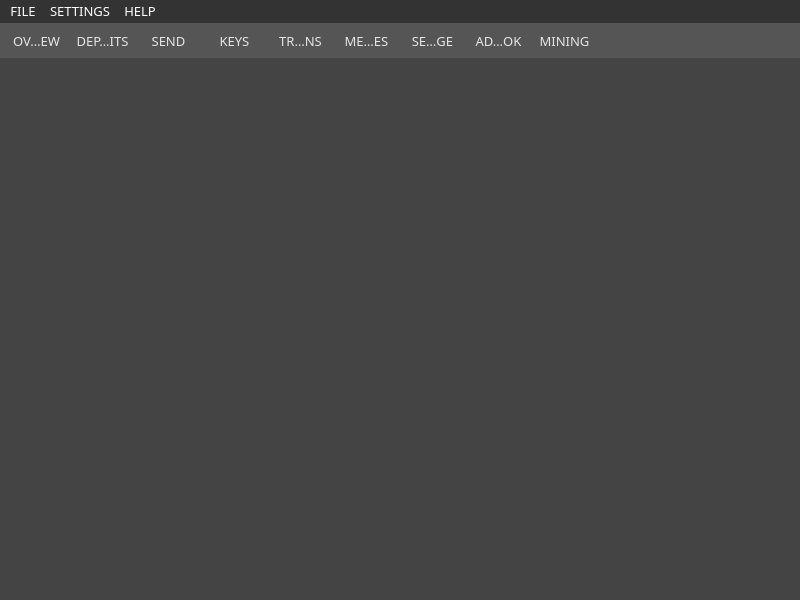
<?xml version="1.0" encoding="UTF-8"?>
<ui version="4.0">
 <class>MainWindow</class>
 <widget class="QMainWindow" name="MainWindow">
  <property name="geometry">
   <rect>
    <x>0</x>
    <y>0</y>
    <width>800</width>
    <height>600</height>
   </rect>
  </property>
  <property name="sizePolicy">
   <sizepolicy hsizetype="Preferred" vsizetype="Preferred">
    <horstretch>0</horstretch>
    <verstretch>0</verstretch>
   </sizepolicy>
  </property>
  <property name="minimumSize">
   <size>
    <width>0</width>
    <height>0</height>
   </size>
  </property>
  <property name="maximumSize">
   <size>
    <width>16777215</width>
    <height>16777215</height>
   </size>
  </property>
  <property name="font">
   <font>
    <family>Open Sans</family>
    <pointsize>9</pointsize>
   </font>
  </property>
  <property name="windowTitle">
   <string>MainWindow</string>
  </property>
  <property name="windowIcon">
   <iconset resource="../../resources.qrc">
    <normaloff>:/images/cryptonote</normaloff>:/images/cryptonote</iconset>
  </property>
  <property name="styleSheet">
   <string notr="true">background-color: #444; color: #e5e5e5;</string>
  </property>
  <widget class="QWidget" name="centralwidget">
   <layout class="QHBoxLayout" name="horizontalLayout">
    <property name="spacing">
     <number>0</number>
    </property>
    <property name="leftMargin">
     <number>0</number>
    </property>
    <property name="topMargin">
     <number>0</number>
    </property>
    <property name="rightMargin">
     <number>0</number>
    </property>
    <property name="bottomMargin">
     <number>0</number>
    </property>
    <item>
     <widget class="WalletGui::WelcomeFrame" name="m_welcomeFrame">
      <property name="frameShape">
       <enum>QFrame::NoFrame</enum>
      </property>
      <property name="frameShadow">
       <enum>QFrame::Raised</enum>
      </property>
      <property name="lineWidth">
       <number>0</number>
      </property>
     </widget>
    </item>
    <item>
     <widget class="WalletGui::MiningFrame" name="m_miningFrame">
      <property name="frameShape">
       <enum>QFrame::NoFrame</enum>
      </property>
      <property name="frameShadow">
       <enum>QFrame::Raised</enum>
      </property>
      <property name="lineWidth">
       <number>0</number>
      </property>
     </widget>
    </item>
    <item>
     <widget class="WalletGui::OverviewFrame" name="m_overviewFrame">
      <property name="frameShape">
       <enum>QFrame::NoFrame</enum>
      </property>
      <property name="frameShadow">
       <enum>QFrame::Raised</enum>
      </property>
     </widget>
    </item>
    <item>
     <widget class="WalletGui::SendFrame" name="m_sendFrame">
      <property name="frameShape">
       <enum>QFrame::NoFrame</enum>
      </property>
      <property name="frameShadow">
       <enum>QFrame::Raised</enum>
      </property>
     </widget>
    </item>
    <item>
     <widget class="WalletGui::ReceiveFrame" name="m_receiveFrame">
      <property name="frameShape">
       <enum>QFrame::NoFrame</enum>
      </property>
      <property name="frameShadow">
       <enum>QFrame::Raised</enum>
      </property>
     </widget>
    </item>
    <item>
     <widget class="WalletGui::TransactionsFrame" name="m_transactionsFrame">
      <property name="frameShape">
       <enum>QFrame::NoFrame</enum>
      </property>
      <property name="frameShadow">
       <enum>QFrame::Raised</enum>
      </property>
     </widget>
    </item>
    <item>
     <widget class="WalletGui::AddressBookFrame" name="m_addressBookFrame">
      <property name="frameShape">
       <enum>QFrame::NoFrame</enum>
      </property>
      <property name="frameShadow">
       <enum>QFrame::Raised</enum>
      </property>
     </widget>
    </item>
    <item>
     <widget class="WalletGui::MessagesFrame" name="m_messagesFrame">
      <property name="frameShape">
       <enum>QFrame::NoFrame</enum>
      </property>
      <property name="frameShadow">
       <enum>QFrame::Raised</enum>
      </property>
     </widget>
    </item>
    <item>
     <widget class="WalletGui::SendMessageFrame" name="m_sendMessageFrame">
      <property name="frameShape">
       <enum>QFrame::NoFrame</enum>
      </property>
      <property name="frameShadow">
       <enum>QFrame::Raised</enum>
      </property>
     </widget>
    </item>
    <item>
     <widget class="WalletGui::DepositsFrame" name="m_depositsFrame">
      <property name="frameShape">
       <enum>QFrame::NoFrame</enum>
      </property>
      <property name="frameShadow">
       <enum>QFrame::Raised</enum>
      </property>
     </widget>
    </item>
   </layout>
  </widget>
  <widget class="QMenuBar" name="menubar">
   <property name="geometry">
    <rect>
     <x>0</x>
     <y>0</y>
     <width>800</width>
     <height>23</height>
    </rect>
   </property>
   <property name="font">
    <font>
     <family>Source Sans Pro</family>
     <pointsize>10</pointsize>
    </font>
   </property>
   <property name="styleSheet">
    <string notr="true">background-color: #333; color: #fff;</string>
   </property>
   <widget class="QMenu" name="menuFile">
    <property name="title">
     <string>FILE</string>
    </property>
    <addaction name="m_createWalletAction"/>
    <addaction name="m_openWalletAction"/>
    <addaction name="m_backupWalletAction"/>
    <addaction name="m_resetAction"/>
    <addaction name="separator"/>
    <addaction name="m_importKeyAction"/>
    <addaction name="m_importSecretKeysAction"/>
    <addaction name="m_seedAction"/>
    <addaction name="separator"/>
    <addaction name="m_exitAction"/>
   </widget>
   <widget class="QMenu" name="menuSettings">
    <property name="title">
     <string>SETTINGS</string>
    </property>
    <addaction name="m_encryptWalletAction"/>
    <addaction name="m_consolidateAction"/>
    <addaction name="m_changePasswordAction"/>
    <addaction name="m_ConnectionAction"/>
    <addaction name="separator"/>
    <addaction name="m_startOnLoginAction"/>
    <addaction name="m_minimizeToTrayAction"/>
    <addaction name="m_closeToTrayAction"/>
   </widget>
   <widget class="QMenu" name="menuHelp">
    <property name="title">
     <string>HELP</string>
    </property>
    <addaction name="m_aboutCryptonoteAction"/>
    <addaction name="m_aboutQtAction"/>
   </widget>
   <addaction name="menuFile"/>
   <addaction name="menuSettings"/>
   <addaction name="menuHelp"/>
  </widget>
  <widget class="QToolBar" name="toolBar">
   <property name="minimumSize">
    <size>
     <width>0</width>
     <height>0</height>
    </size>
   </property>
   <property name="font">
    <font>
     <family>Source Sans Pro</family>
     <pointsize>10</pointsize>
     <weight>75</weight>
     <bold>true</bold>
    </font>
   </property>
   <property name="windowTitle">
    <string>toolBar</string>
   </property>
   <property name="styleSheet">
    <string notr="true">border: 0px; padding: 3px; width: 56px; background-color: #555;

</string>
   </property>
   <property name="movable">
    <bool>false</bool>
   </property>
   <property name="iconSize">
    <size>
     <width>24</width>
     <height>36</height>
    </size>
   </property>
   <attribute name="toolBarArea">
    <enum>TopToolBarArea</enum>
   </attribute>
   <attribute name="toolBarBreak">
    <bool>false</bool>
   </attribute>
   <addaction name="m_overviewAction"/>
   <addaction name="m_depositsAction"/>
   <addaction name="m_sendAction"/>
   <addaction name="m_receiveAction"/>
   <addaction name="m_transactionsAction"/>
   <addaction name="m_messagesAction"/>
   <addaction name="m_sendMessageAction"/>
   <addaction name="m_addressBookAction"/>
   <addaction name="m_miningAction"/>
  </widget>
  <widget class="QStatusBar" name="statusBar">
   <property name="font">
    <font>
     <family>Open Sans</family>
    </font>
   </property>
   <property name="styleSheet">
    <string notr="true">padding: 5px;</string>
   </property>
  </widget>
  <action name="m_overviewAction">
   <property name="checkable">
    <bool>true</bool>
   </property>
   <property name="enabled">
    <bool>true</bool>
   </property>
   <property name="icon">
    <iconset resource="../../resources.qrc">
     <normaloff>:/icons/home-icon.png</normaloff>:/icons/home-icon.png</iconset>
   </property>
   <property name="text">
    <string>OVERVIEW</string>
   </property>
   <property name="font">
    <font>
     <family>Source Sans Pro</family>
     <pointsize>10</pointsize>
    </font>
   </property>
  </action>
  <action name="m_sendAction">
   <property name="checkable">
    <bool>true</bool>
   </property>
   <property name="enabled">
    <bool>true</bool>
   </property>
   <property name="icon">
    <iconset resource="../../resources.qrc">
     <normaloff>:/icons/icon-send.png</normaloff>:/icons/icon-send.png</iconset>
   </property>
   <property name="text">
    <string>SEND</string>
   </property>
   <property name="font">
    <font>
     <family>Source Sans Pro</family>
     <pointsize>10</pointsize>
    </font>
   </property>
  </action>
  <action name="m_receiveAction">
   <property name="checkable">
    <bool>true</bool>
   </property>
   <property name="enabled">
    <bool>true</bool>
   </property>
   <property name="icon">
    <iconset resource="../../resources.qrc">
     <normaloff>:/icons/icon-keys.png</normaloff>:/icons/icon-keys.png</iconset>
   </property>
   <property name="text">
    <string>KEYS</string>
   </property>
   <property name="font">
    <font>
     <family>Source Sans Pro</family>
     <pointsize>10</pointsize>
    </font>
   </property>
  </action>
  <action name="m_transactionsAction">
   <property name="checkable">
    <bool>true</bool>
   </property>
   <property name="enabled">
    <bool>true</bool>
   </property>
   <property name="icon">
    <iconset resource="../../resources.qrc">
     <normaloff>:/icons/icon-tx.png</normaloff>:/icons/icon-tx.png</iconset>
   </property>
   <property name="text">
    <string>TRANSACTIONS</string>
   </property>
   <property name="font">
    <font>
     <family>Source Sans Pro</family>
     <pointsize>10</pointsize>
    </font>
   </property>
  </action>
  <action name="m_exitAction">
   <property name="enabled">
    <bool>true</bool>
   </property>
   <property name="text">
    <string>Exit</string>
   </property>
   <property name="shortcut">
    <string>Ctrl+Q</string>
   </property>
  </action>
  <action name="m_addressBookAction">
   <property name="checkable">
    <bool>true</bool>
   </property>
   <property name="enabled">
    <bool>true</bool>
   </property>
   <property name="icon">
    <iconset resource="../../resources.qrc">
     <normaloff>:/icons/icon-address.png</normaloff>:/icons/icon-address.png</iconset>
   </property>
   <property name="text">
    <string>ADDRESS BOOK</string>
   </property>
   <property name="font">
    <font>
     <family>Source Sans Pro</family>
     <pointsize>10</pointsize>
    </font>
   </property>
  </action>
  <action name="m_createWalletAction">
   <property name="enabled">
    <bool>true</bool>
   </property>
   <property name="text">
    <string>Create wallet</string>
   </property>
  </action>
  <action name="m_openWalletAction">
   <property name="enabled">
    <bool>true</bool>
   </property>
   <property name="text">
    <string>Open wallet</string>
   </property>
  </action>
  <action name="m_encryptWalletAction">
   <property name="enabled">
    <bool>true</bool>
   </property>
   <property name="text">
    <string>Encrypt wallet</string>
   </property>
  </action>
  <action name="m_changePasswordAction">
   <property name="enabled">
    <bool>true</bool>
   </property>
   <property name="text">
    <string>Change password</string>
   </property>
   <property name="toolTip">
    <string>Change password</string>
   </property>
  </action>
  <action name="m_aboutCryptonoteAction">
   <property name="enabled">
    <bool>true</bool>
   </property>
   <property name="text">
    <string>About</string>
   </property>
  </action>
  <action name="m_aboutQtAction">
   <property name="enabled">
    <bool>true</bool>
   </property>
   <property name="text">
    <string>About Qt</string>
   </property>
  </action>
  <action name="m_backupWalletAction">
   <property name="enabled">
    <bool>true</bool>
   </property>
   <property name="text">
    <string>Backup wallet</string>
   </property>
  </action>
  <action name="m_startOnLoginAction">
   <property name="checkable">
    <bool>true</bool>
   </property>
   <property name="text">
    <string>Start on system login</string>
   </property>
  </action>
  <action name="m_minimizeToTrayAction">
   <property name="checkable">
    <bool>true</bool>
   </property>
   <property name="text">
    <string>Minimize to tray</string>
   </property>
  </action>
  <action name="m_closeToTrayAction">
   <property name="checkable">
    <bool>true</bool>
   </property>
   <property name="text">
    <string>Close to tray</string>
   </property>
  </action>
  <action name="m_messagesAction">
   <property name="checkable">
    <bool>true</bool>
   </property>
   <property name="icon">
    <iconset resource="../../resources.qrc">
     <normaloff>:/icons/icon-messages.png</normaloff>:/icons/icon-messages.png</iconset>
   </property>
   <property name="text">
    <string>MESSAGES</string>
   </property>
   <property name="font">
    <font>
     <family>Source Sans Pro</family>
     <pointsize>10</pointsize>
    </font>
   </property>
  </action>
  <action name="m_sendMessageAction">
   <property name="checkable">
    <bool>true</bool>
   </property>
   <property name="icon">
    <iconset resource="../../resources.qrc">
     <normaloff>:/icons/icon-sendmsg.png</normaloff>:/icons/icon-sendmsg.png</iconset>
   </property>
   <property name="text">
    <string>SEND MESSAGE</string>
   </property>
   <property name="font">
    <font>
     <family>Source Sans Pro</family>
     <pointsize>10</pointsize>
    </font>
   </property>
  </action>
  <action name="m_importKeyAction">
   <property name="text">
    <string>Import GUI key</string>
   </property>
  </action>
  <action name="m_miningAction">
   <property name="checkable">
    <bool>true</bool>
   </property>
   <property name="icon">
    <iconset resource="../../resources.qrc">
     <normaloff>:/icons/icon-mining.png</normaloff>:/icons/icon-mining.png</iconset>
   </property>
   <property name="text">
    <string>MINING</string>
   </property>
   <property name="font">
    <font>
     <family>Source Sans Pro</family>
     <pointsize>10</pointsize>
    </font>
   </property>
  </action>
  <action name="m_depositsAction">
   <property name="checkable">
    <bool>true</bool>
   </property>
   <property name="icon">
    <iconset resource="../../resources.qrc">
     <normaloff>:/icons/icon-deposit.png</normaloff>:/icons/icon-deposit.png</iconset>
   </property>
   <property name="text">
    <string>DEPOSITS</string>
   </property>
   <property name="font">
    <font>
     <family>Source Sans Pro</family>
     <pointsize>10</pointsize>
    </font>
   </property>
  </action>
  <action name="m_resetAction">
   <property name="text">
    <string>Reset wallet</string>
   </property>
   <property name="toolTip">
    <string>Reset wallet</string>
   </property>
  </action>
  <action name="m_importSecretKeysAction">
   <property name="text">
    <string>Import spend/view key</string>
   </property>
  </action>
  <action name="m_seedAction">
   <property name="text">
    <string>Import mnemonic seed</string>
   </property>
  </action>
  <action name="m_ConnectionAction">
   <property name="text">
    <string>Connection settings</string>
   </property>
  </action>
  <action name="m_consolidateAction">
   <property name="text">
    <string>Consolidate wallet</string>
   </property>
  </action>
 </widget>
 <customwidgets>
  <customwidget>
   <class>WalletGui::MiningFrame</class>
   <extends>QFrame</extends>
   <header>gui/MiningFrame.h</header>
   <container>1</container>
  </customwidget>
  <customwidget>
   <class>WalletGui::OverviewFrame</class>
   <extends>QFrame</extends>
   <header>gui/OverviewFrame.h</header>
   <container>1</container>
  </customwidget>
  <customwidget>
   <class>WalletGui::SendFrame</class>
   <extends>QFrame</extends>
   <header>gui/SendFrame.h</header>
   <container>1</container>
  </customwidget>
  <customwidget>
   <class>WalletGui::TransactionsFrame</class>
   <extends>QFrame</extends>
   <header>gui/TransactionsFrame.h</header>
   <container>1</container>
  </customwidget>
  <customwidget>
   <class>WalletGui::AddressBookFrame</class>
   <extends>QFrame</extends>
   <header>gui/AddressBookFrame.h</header>
   <container>1</container>
  </customwidget>
  <customwidget>
   <class>WalletGui::ReceiveFrame</class>
   <extends>QFrame</extends>
   <header>gui/ReceiveFrame.h</header>
   <container>1</container>
  </customwidget>
  <customwidget>
   <class>WalletGui::MessagesFrame</class>
   <extends>QFrame</extends>
   <header>gui/MessagesFrame.h</header>
   <container>1</container>
  </customwidget>
  <customwidget>
   <class>WalletGui::SendMessageFrame</class>
   <extends>QFrame</extends>
   <header>gui/SendMessageFrame.h</header>
   <container>1</container>
  </customwidget>
  <customwidget>
   <class>WalletGui::WelcomeFrame</class>
   <extends>QFrame</extends>
   <header>gui/WelcomeFrame.h</header>
   <container>1</container>
  </customwidget>
  <customwidget>
   <class>WalletGui::DepositsFrame</class>
   <extends>QFrame</extends>
   <header>gui/DepositsFrame.h</header>
   <container>1</container>
  </customwidget>
 </customwidgets>
 <resources>
  <include location="../../resources.qrc"/>
 </resources>
 <connections>
  <connection>
   <sender>m_overviewAction</sender>
   <signal>toggled(bool)</signal>
   <receiver>m_overviewFrame</receiver>
   <slot>setVisible(bool)</slot>
   <hints>
    <hint type="sourcelabel">
     <x>-1</x>
     <y>-1</y>
    </hint>
    <hint type="destinationlabel">
     <x>88</x>
     <y>405</y>
    </hint>
   </hints>
  </connection>
  <connection>
   <sender>m_sendAction</sender>
   <signal>toggled(bool)</signal>
   <receiver>m_sendFrame</receiver>
   <slot>setVisible(bool)</slot>
   <hints>
    <hint type="sourcelabel">
     <x>-1</x>
     <y>-1</y>
    </hint>
    <hint type="destinationlabel">
     <x>177</x>
     <y>405</y>
    </hint>
   </hints>
  </connection>
  <connection>
   <sender>m_receiveAction</sender>
   <signal>toggled(bool)</signal>
   <receiver>m_receiveFrame</receiver>
   <slot>setVisible(bool)</slot>
   <hints>
    <hint type="sourcelabel">
     <x>-1</x>
     <y>-1</y>
    </hint>
    <hint type="destinationlabel">
     <x>266</x>
     <y>405</y>
    </hint>
   </hints>
  </connection>
  <connection>
   <sender>m_transactionsAction</sender>
   <signal>toggled(bool)</signal>
   <receiver>m_transactionsFrame</receiver>
   <slot>setVisible(bool)</slot>
   <hints>
    <hint type="sourcelabel">
     <x>-1</x>
     <y>-1</y>
    </hint>
    <hint type="destinationlabel">
     <x>355</x>
     <y>405</y>
    </hint>
   </hints>
  </connection>
  <connection>
   <sender>m_addressBookAction</sender>
   <signal>toggled(bool)</signal>
   <receiver>m_addressBookFrame</receiver>
   <slot>setVisible(bool)</slot>
   <hints>
    <hint type="sourcelabel">
     <x>-1</x>
     <y>-1</y>
    </hint>
    <hint type="destinationlabel">
     <x>443</x>
     <y>392</y>
    </hint>
   </hints>
  </connection>
  <connection>
   <sender>m_createWalletAction</sender>
   <signal>triggered()</signal>
   <receiver>MainWindow</receiver>
   <slot>createWallet()</slot>
   <hints>
    <hint type="sourcelabel">
     <x>-1</x>
     <y>-1</y>
    </hint>
    <hint type="destinationlabel">
     <x>449</x>
     <y>299</y>
    </hint>
   </hints>
  </connection>
  <connection>
   <sender>m_openWalletAction</sender>
   <signal>triggered()</signal>
   <receiver>MainWindow</receiver>
   <slot>openWallet()</slot>
   <hints>
    <hint type="sourcelabel">
     <x>-1</x>
     <y>-1</y>
    </hint>
    <hint type="destinationlabel">
     <x>449</x>
     <y>299</y>
    </hint>
   </hints>
  </connection>
  <connection>
   <sender>m_encryptWalletAction</sender>
   <signal>triggered()</signal>
   <receiver>MainWindow</receiver>
   <slot>encryptWallet()</slot>
   <hints>
    <hint type="sourcelabel">
     <x>-1</x>
     <y>-1</y>
    </hint>
    <hint type="destinationlabel">
     <x>449</x>
     <y>299</y>
    </hint>
   </hints>
  </connection>
  <connection>
   <sender>m_changePasswordAction</sender>
   <signal>triggered()</signal>
   <receiver>MainWindow</receiver>
   <slot>encryptWallet()</slot>
   <hints>
    <hint type="sourcelabel">
     <x>-1</x>
     <y>-1</y>
    </hint>
    <hint type="destinationlabel">
     <x>449</x>
     <y>299</y>
    </hint>
   </hints>
  </connection>
  <connection>
   <sender>m_aboutQtAction</sender>
   <signal>triggered()</signal>
   <receiver>MainWindow</receiver>
   <slot>aboutQt()</slot>
   <hints>
    <hint type="sourcelabel">
     <x>-1</x>
     <y>-1</y>
    </hint>
    <hint type="destinationlabel">
     <x>449</x>
     <y>299</y>
    </hint>
   </hints>
  </connection>
  <connection>
   <sender>m_backupWalletAction</sender>
   <signal>triggered()</signal>
   <receiver>MainWindow</receiver>
   <slot>backupWallet()</slot>
   <hints>
    <hint type="sourcelabel">
     <x>-1</x>
     <y>-1</y>
    </hint>
    <hint type="destinationlabel">
     <x>449</x>
     <y>299</y>
    </hint>
   </hints>
  </connection>
  <connection>
   <sender>m_aboutCryptonoteAction</sender>
   <signal>triggered()</signal>
   <receiver>MainWindow</receiver>
   <slot>about()</slot>
   <hints>
    <hint type="sourcelabel">
     <x>-1</x>
     <y>-1</y>
    </hint>
    <hint type="destinationlabel">
     <x>459</x>
     <y>299</y>
    </hint>
   </hints>
  </connection>
  <connection>
   <sender>m_startOnLoginAction</sender>
   <signal>triggered(bool)</signal>
   <receiver>MainWindow</receiver>
   <slot>setStartOnLogin(bool)</slot>
   <hints>
    <hint type="sourcelabel">
     <x>-1</x>
     <y>-1</y>
    </hint>
    <hint type="destinationlabel">
     <x>459</x>
     <y>299</y>
    </hint>
   </hints>
  </connection>
  <connection>
   <sender>m_minimizeToTrayAction</sender>
   <signal>triggered(bool)</signal>
   <receiver>MainWindow</receiver>
   <slot>setMinimizeToTray(bool)</slot>
   <hints>
    <hint type="sourcelabel">
     <x>-1</x>
     <y>-1</y>
    </hint>
    <hint type="destinationlabel">
     <x>459</x>
     <y>299</y>
    </hint>
   </hints>
  </connection>
  <connection>
   <sender>m_closeToTrayAction</sender>
   <signal>triggered(bool)</signal>
   <receiver>MainWindow</receiver>
   <slot>setCloseToTray(bool)</slot>
   <hints>
    <hint type="sourcelabel">
     <x>-1</x>
     <y>-1</y>
    </hint>
    <hint type="destinationlabel">
     <x>459</x>
     <y>299</y>
    </hint>
   </hints>
  </connection>
  <connection>
   <sender>m_messagesAction</sender>
   <signal>toggled(bool)</signal>
   <receiver>m_messagesFrame</receiver>
   <slot>setVisible(bool)</slot>
   <hints>
    <hint type="sourcelabel">
     <x>-1</x>
     <y>-1</y>
    </hint>
    <hint type="destinationlabel">
     <x>532</x>
     <y>394</y>
    </hint>
   </hints>
  </connection>
  <connection>
   <sender>m_sendMessageAction</sender>
   <signal>toggled(bool)</signal>
   <receiver>m_sendMessageFrame</receiver>
   <slot>setVisible(bool)</slot>
   <hints>
    <hint type="sourcelabel">
     <x>-1</x>
     <y>-1</y>
    </hint>
    <hint type="destinationlabel">
     <x>621</x>
     <y>394</y>
    </hint>
   </hints>
  </connection>
  <connection>
   <sender>m_importKeyAction</sender>
   <signal>triggered()</signal>
   <receiver>MainWindow</receiver>
   <slot>importKey()</slot>
   <hints>
    <hint type="sourcelabel">
     <x>-1</x>
     <y>-1</y>
    </hint>
    <hint type="destinationlabel">
     <x>459</x>
     <y>299</y>
    </hint>
   </hints>
  </connection>
  <connection>
   <sender>m_miningAction</sender>
   <signal>toggled(bool)</signal>
   <receiver>m_miningFrame</receiver>
   <slot>setVisible(bool)</slot>
   <hints>
    <hint type="sourcelabel">
     <x>-1</x>
     <y>-1</y>
    </hint>
    <hint type="destinationlabel">
     <x>710</x>
     <y>394</y>
    </hint>
   </hints>
  </connection>
  <connection>
   <sender>m_depositsAction</sender>
   <signal>toggled(bool)</signal>
   <receiver>m_depositsFrame</receiver>
   <slot>setVisible(bool)</slot>
   <hints>
    <hint type="sourcelabel">
     <x>-1</x>
     <y>-1</y>
    </hint>
    <hint type="destinationlabel">
     <x>799</x>
     <y>394</y>
    </hint>
   </hints>
  </connection>
  <connection>
   <sender>m_resetAction</sender>
   <signal>triggered()</signal>
   <receiver>MainWindow</receiver>
   <slot>resetWallet()</slot>
   <hints>
    <hint type="sourcelabel">
     <x>-1</x>
     <y>-1</y>
    </hint>
    <hint type="destinationlabel">
     <x>506</x>
     <y>301</y>
    </hint>
   </hints>
  </connection>
  <connection>
   <sender>m_importSecretKeysAction</sender>
   <signal>triggered()</signal>
   <receiver>MainWindow</receiver>
   <slot>importsecretkeys()</slot>
   <hints>
    <hint type="sourcelabel">
     <x>-1</x>
     <y>-1</y>
    </hint>
    <hint type="destinationlabel">
     <x>399</x>
     <y>299</y>
    </hint>
   </hints>
  </connection>
  <connection>
   <sender>m_seedAction</sender>
   <signal>triggered()</signal>
   <receiver>MainWindow</receiver>
   <slot>importSeed()</slot>
   <hints>
    <hint type="sourcelabel">
     <x>-1</x>
     <y>-1</y>
    </hint>
    <hint type="destinationlabel">
     <x>399</x>
     <y>299</y>
    </hint>
   </hints>
  </connection>
  <connection>
   <sender>m_ConnectionAction</sender>
   <signal>triggered()</signal>
   <receiver>MainWindow</receiver>
   <slot>nodeSettings()</slot>
   <hints>
    <hint type="sourcelabel">
     <x>-1</x>
     <y>-1</y>
    </hint>
    <hint type="destinationlabel">
     <x>399</x>
     <y>299</y>
    </hint>
   </hints>
  </connection>
  <connection>
   <sender>m_consolidateAction</sender>
   <signal>triggered()</signal>
   <receiver>MainWindow</receiver>
   <slot>consolidateClicked()</slot>
   <hints>
    <hint type="sourcelabel">
     <x>-1</x>
     <y>-1</y>
    </hint>
    <hint type="destinationlabel">
     <x>399</x>
     <y>299</y>
    </hint>
   </hints>
  </connection>
 </connections>
 <slots>
  <slot>createWallet()</slot>
  <slot>openWallet()</slot>
  <slot>encryptWallet()</slot>
  <slot>consolidateClicked()</slot>
  <slot>aboutQt()</slot>
  <slot>backupWallet()</slot>
  <slot>about()</slot>
  <slot>setStartOnLogin(bool)</slot>
  <slot>setMinimizeToTray(bool)</slot>
  <slot>setCloseToTray(bool)</slot>
  <slot>importKey()</slot>
  <slot>importSeed()</slot>
  <slot>nodeSettings()</slot>
  <slot>importsecretkeys()</slot>
  <slot>resetWallet()</slot>
 </slots>
</ui>
